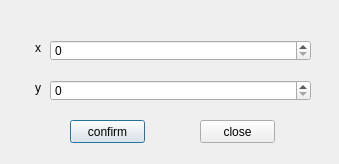
<?xml version="1.0" encoding="UTF-8"?>
<ui version="4.0">
 <class>PosInputDialog</class>
 <widget class="QDialog" name="PosInputDialog">
  <property name="geometry">
   <rect>
    <x>0</x>
    <y>0</y>
    <width>339</width>
    <height>164</height>
   </rect>
  </property>
  <property name="windowTitle">
   <string>PosInputDialog</string>
  </property>
  <widget class="QSpinBox" name="spinBox">
   <property name="geometry">
    <rect>
     <x>50</x>
     <y>40</y>
     <width>261</width>
     <height>21</height>
    </rect>
   </property>
   <property name="maximum">
    <number>999999</number>
   </property>
  </widget>
  <widget class="QSpinBox" name="spinBox_2">
   <property name="geometry">
    <rect>
     <x>50</x>
     <y>80</y>
     <width>261</width>
     <height>21</height>
    </rect>
   </property>
   <property name="maximum">
    <number>999999</number>
   </property>
  </widget>
  <widget class="QLabel" name="label">
   <property name="geometry">
    <rect>
     <x>35</x>
     <y>40</y>
     <width>16</width>
     <height>16</height>
    </rect>
   </property>
   <property name="text">
    <string>x</string>
   </property>
  </widget>
  <widget class="QLabel" name="label_2">
   <property name="geometry">
    <rect>
     <x>35</x>
     <y>80</y>
     <width>16</width>
     <height>16</height>
    </rect>
   </property>
   <property name="text">
    <string>y</string>
   </property>
  </widget>
  <widget class="QPushButton" name="confirmButton">
   <property name="geometry">
    <rect>
     <x>70</x>
     <y>120</y>
     <width>75</width>
     <height>23</height>
    </rect>
   </property>
   <property name="text">
    <string>confirm</string>
   </property>
  </widget>
  <widget class="QPushButton" name="closeButton">
   <property name="geometry">
    <rect>
     <x>200</x>
     <y>120</y>
     <width>75</width>
     <height>23</height>
    </rect>
   </property>
   <property name="text">
    <string>close</string>
   </property>
  </widget>
 </widget>
 <layoutdefault spacing="6" margin="11"/>
 <resources/>
 <connections/>
</ui>
